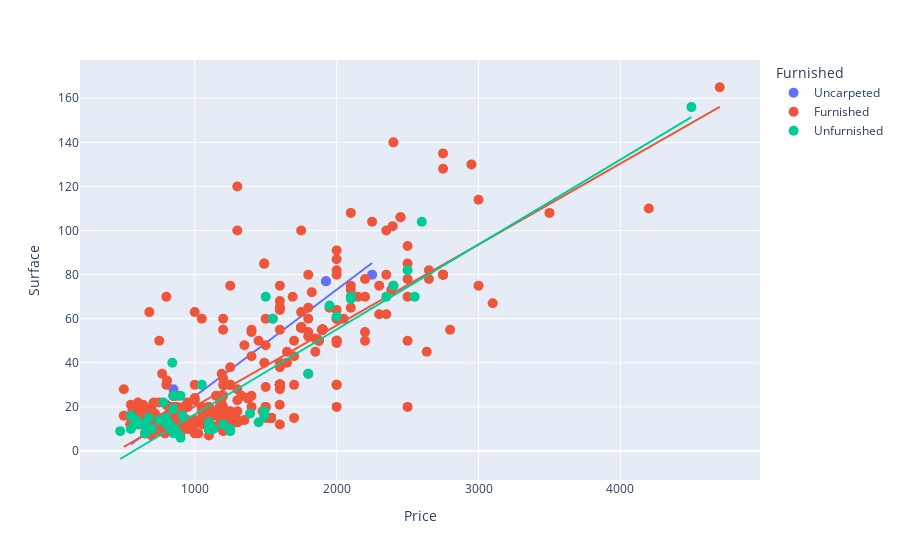

The cell this chart's notebook holds for it:
### Code cell
fig = px.scatter(df, x='Price', y='Surface', color='Furnished', trendline="ols")
fig.update_traces(marker_size=10)
fig.show()

### Figure 1 — Plotly figure (JSON) as saved in the notebook; plotly's stock layout.template omitted (floating-point values rounded to 4 significant figures; data arrays with more than 128 entries replaced by an {"elided": "..."} marker saying what was removed)
{"data": [{"hovertemplate": "Furnished=Uncarpeted<br>Price=%{x}<br>Surface=%{y}<extra></extra>", "legendgroup": "Uncarpeted", "marker": {"color": "#636efa", "symbol": "circle", "size": 10}, "mode": "markers", "name": "Uncarpeted", "orientation": "v", "showlegend": true, "x": [1925, 1150, 800, 800, 800, 800, 850, 550, 1925, 2250], "xaxis": "x", "y": [77, 11, 15, 14, 14, 9, 28, 12, 77, 80], "yaxis": "y", "type": "scatter"}, {"hovertemplate": "<b>OLS trendline</b><br>Surface = 0.0484441 * Price + -23.7063<br>R<sup>2</sup>=0.906105<br><br>Furnished=Uncarpeted<br>Price=%{x}<br>Surface=%{y} <b>(trend)</b><extra></extra>", "legendgroup": "Uncarpeted", "marker": {"color": "#636efa", "symbol": "circle", "size": 10}, "mode": "lines", "name": "Uncarpeted", "showlegend": false, "x": [550, 800, 800, 800, 800, 850, 1150, 1925, 1925, 2250], "xaxis": "x", "y": [2.938, 15.05, 15.05, 15.05, 15.05, 17.47, 32.0, 69.55, 69.55, 85.29], "yaxis": "y", "type": "scatter"}, {"hovertemplate": "Furnished=Furnished<br>Price=%{x}<br>Surface=%{y}<extra></extra>", "legendgroup": "Furnished", "marker": {"color": "#EF553B", "symbol": "circle", "size": 10}, "mode": "markers", "name": "Furnished", "orientation": "v", "showlegend": true, "x": {"elided": "377 int values"}, "xaxis": "x", "y": {"elided": "377 int values"}, "yaxis": "y", "type": "scatter"}, {"hovertemplate": "<b>OLS trendline</b><br>Surface = 0.0367348 * Price + -16.5545<br>R<sup>2</sup>=0.608578<br><br>Furnished=Furnished<br>Price=%{x}<br>Surface=%{y} <b>(trend)</b><extra></extra>", "legendgroup": "Furnished", "marker": {"color": "#EF553B", "symbol": "circle", "size": 10}, "mode": "lines", "name": "Furnished", "showlegend": false, "x": {"elided": "377 int values"}, "xaxis": "x", "y": {"elided": "377 float values"}, "yaxis": "y", "type": "scatter"}, {"hovertemplate": "Furnished=Unfurnished<br>Price=%{x}<br>Surface=%{y}<extra></extra>", "legendgroup": "Unfurnished", "marker": {"color": "#00cc96", "symbol": "circle", "size": 10}, "mode": "markers", "name": "Unfurnished", "orientation": "v", "showlegend": true, "x": [1100, 800, 675, 900, 1100, 2000, 915, 1100, 900, 1100, 650, 1250, 1100, 1250, 1130, 700, 1100, 1550, 1800, 850, 850, 575, 600, 1200, 1100, 1100, 2350, 800, 800, 2400, 1100, 475, 1450, 850, 1100, 1100, 2100, 880, 1950, 1100, 1490, 1390, 1100, 1500, 1100, 1490, 1050, 662, 1100, 750, 590, 650, 1100, 550, 850, 780, 2100, 1100, 2600, 2500, 1100, 550, 1100, 825, 1100, 2550, 842, 4500], "xaxis": "x", "y": [10, 12, 15, 6, 10, 61, 16, 10, 25, 10, 12, 9, 10, 10, 10, 10, 10, 60, 35, 25, 19, 12, 12, 12, 10, 13, 70, 15, 14, 75, 10, 9, 13, 8, 10, 10, 70, 8, 66, 10, 18, 17, 10, 70, 10, 16, 30, 11, 10, 14, 14, 8, 10, 10, 10, 22, 69, 10, 104, 82, 10, 16, 10, 12, 10, 70, 40, 156], "yaxis": "y", "type": "scatter"}, {"hovertemplate": "<b>OLS trendline</b><br>Surface = 0.0385289 * Price + -21.9389<br>R<sup>2</sup>=0.804012<br><br>Furnished=Unfurnished<br>Price=%{x}<br>Surface=%{y} <b>(trend)</b><extra></extra>", "legendgroup": "Unfurnished", "marker": {"color": "#00cc96", "symbol": "circle", "size": 10}, "mode": "lines", "name": "Unfurnished", "showlegend": false, "x": [475, 550, 550, 575, 590, 600, 650, 650, 662, 675, 700, 750, 780, 800, 800, 800, 825, 842, 850, 850, 850, 850, 880, 900, 900, 915, 1050, 1100, 1100, 1100, 1100, 1100, 1100, 1100, 1100, 1100, 1100, 1100, 1100, 1100, 1100, 1100, 1100, 1100, 1100, 1100, 1100, 1130, 1200, 1250, 1250, 1390, 1450, 1490, 1490, 1500, 1550, 1800, 1950, 2000, 2100, 2100, 2350, 2400, 2500, 2550, 2600, 4500], "xaxis": "x", "y": [-3.638, -0.7481, -0.7481, 0.2152, 0.7931, 1.178, 3.105, 3.105, 3.567, 4.068, 5.031, 6.958, 8.114, 8.884, 8.884, 8.884, 9.847, 10.5, 10.81, 10.81, 10.81, 10.81, 11.97, 12.74, 12.74, 13.31, 18.52, 20.44, 20.44, 20.44, 20.44, 20.44, 20.44, 20.44, 20.44, 20.44, 20.44, 20.44, 20.44, 20.44, 20.44, 20.44, 20.44, 20.44, 20.44, 20.44, 20.44, 21.6, 24.3, 26.22, 26.22, 31.62, 33.93, 35.47, 35.47, 35.85, 37.78, 47.41, 53.19, 55.12, 58.97, 58.97, 68.6, 70.53, 74.38, 76.31, 78.24, 151.4], "yaxis": "y", "type": "scatter"}], "layout": {"xaxis": {"anchor": "y", "domain": [0.0, 1.0], "title": {"text": "Price"}}, "yaxis": {"anchor": "x", "domain": [0.0, 1.0], "title": {"text": "Surface"}}, "legend": {"title": {"text": "Furnished"}, "tracegroupgap": 0}, "margin": {"t": 60}}}
